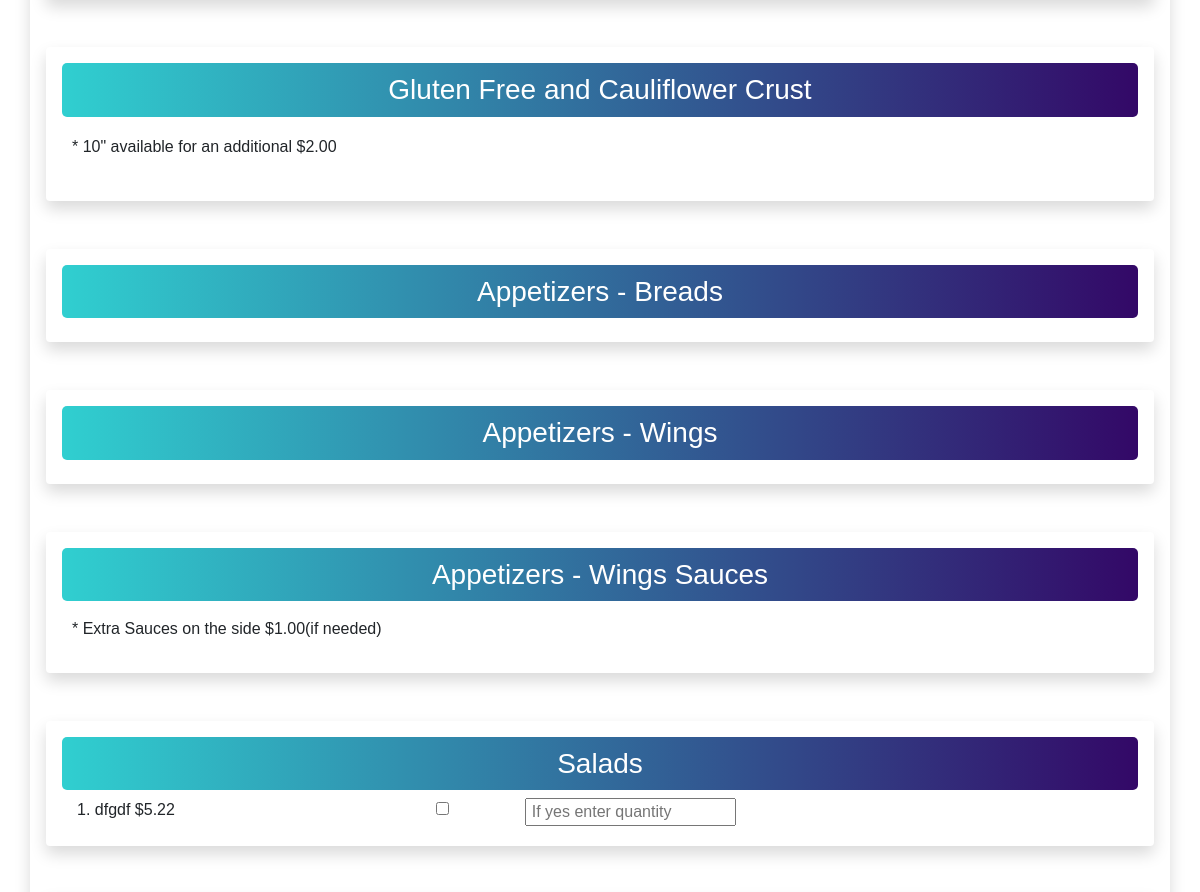
The app's page / (middle part), older data.
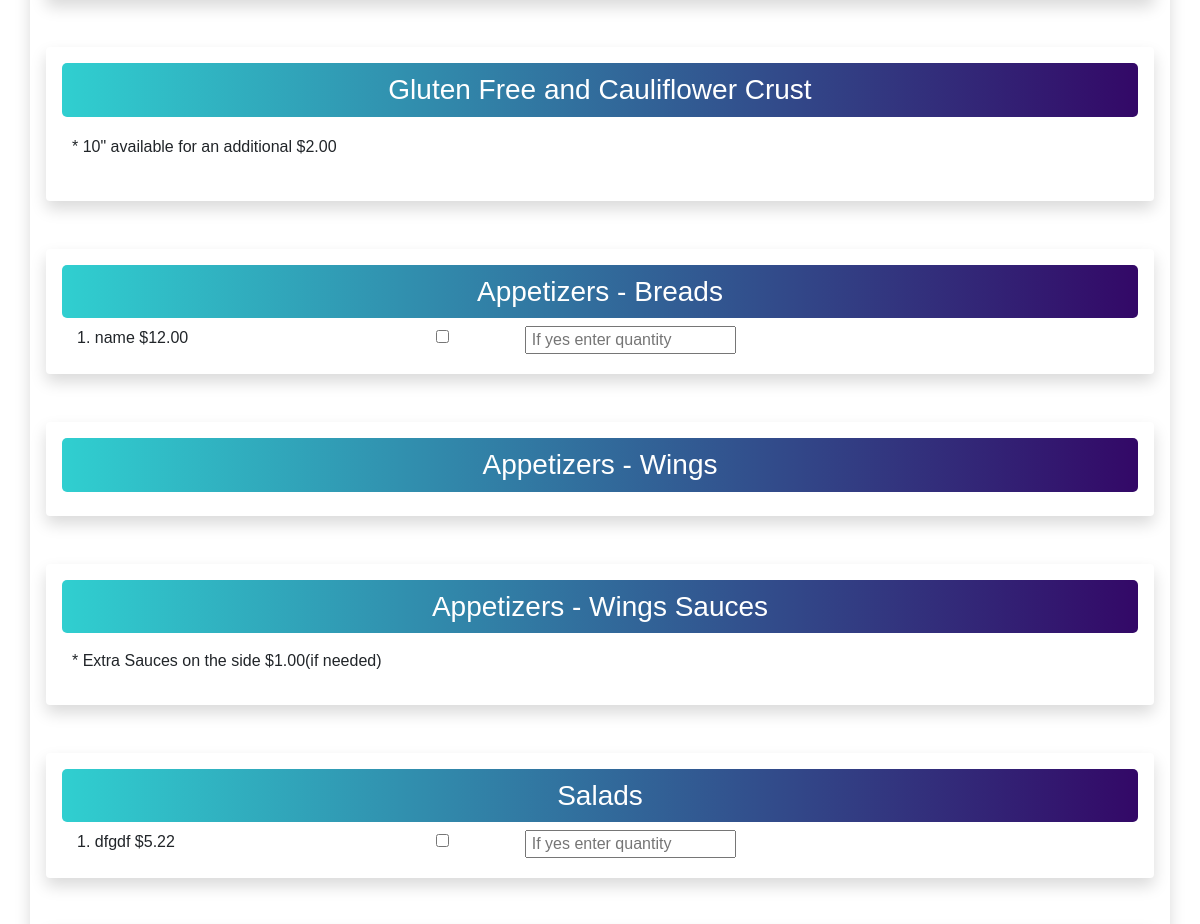
The same page, newer data.
### pizza/models.py (models this page shows)
class Salad(models.Model):
    name = models.CharField(max_length=255)
    price = models.DecimalField(max_digits=10, decimal_places=2)

class Bread(models.Model):
    name = models.CharField(max_length=255)
    price = models.DecimalField(max_digits=10, decimal_places=2)

### pizza/views.py (the view, shortened to what this page needs)
# urls.py: path('', views.home, name='home'),
def home(request):
    dessert_ins = Dessert.objects.all().order_by('id')
    salad_dressing_ins = SaladDressing.objects.all().order_by('id')
    salad_ins = Salad.objects.all().order_by('id')
    wing_sauce_ins = WingSauce.objects.all().order_by('id')
    wing_ins = Wing.objects.all().order_by('id')
    bread_ins = Bread.objects.all().order_by('id')
    gluten_cauliflower_ins = GlutenCauliflower.objects.all().order_by('id')
    pizza_ins = Pizza.objects.all().order_by('id')
    context = {
        'desserts': dessert_ins,
        'salad_dressings': salad_dressing_ins,
        'salads': salad_ins,
        'wing_sauces': wing_sauce_ins,
        'wings': wing_ins,
        'breads': bread_ins,
        'gluten_cauliflowers': gluten_cauliflower_ins,
        'pizzas': pizza_ins,
    }
    return render(request, 'index.html', context)

### templates/index.html (shortened to what this page needs)
{% load static i18n %}
<!DOCTYPE html>
<html lang="en">
<head>
    <link rel="stylesheet" href="{% static 'style.css' %}">
    <link rel="stylesheet" href="https://stackpath.bootstrapcdn.com/bootstrap/4.5.0/css/bootstrap.min.css"
>
</head>
<body>
<div class="container">
    <br><br>
    <div class="row">
        <form class="shadow p-3 mb-5 bg-white rounded" method="post"
              action="{% url 'pizza:home' %}">{% csrf_token %}
            <section class="shadow p-3 mb-5 bg-white rounded">
                <h3 class="text-center">Gluten Free and Cauliflower Crust </h3>
                <p> * 10" available for an additional $2.00</p>
            </section>
            <section class="shadow p-3 mb-5 bg-white rounded">
                <h3 class="text-center">Appetizers - Breads</h3>
                {% for bread in breads %}
                    <div class="row">
                        <div class="col-12">
                            <div class="col-4 float-left">
                                <label class="radio-inline">
                                    {{ forloop.counter }}. {{ bread.name }} ${{ bread.price }}
                                </label>
                            </div>
                            <div class="col-1 float-left"><input type="checkbox" name="bread" value="{{ bread.id }}">
                            </div>
                            <div class="col-7 float-left">
                                <input type="number" name="bread_qty_{{ bread.id }}"
                                       placeholder=" If yes enter quantity" min="1">
                            </div>
                        </div>
                    </div>
                {% endfor %}
            </section>
            <section class="shadow p-3 mb-5 bg-white rounded">
                <h3 class="text-center">Appetizers - Wings</h3>
            </section>
            <section class="shadow p-3 mb-5 bg-white rounded">
                <h3 class="text-center"> Appetizers - Wings Sauces</h3>
                <h6> * Extra Sauces on the side $1.00(if needed)</h6>
            </section>
            <section class="shadow p-3 mb-5 bg-white rounded">
                <h3 class="text-center">Salads</h3>
                {% for salad in salads %}
                    <div class="row">
                        <div class="col-12">
                            <div class="col-4 float-left">
                                <label class="radio-inline">
                                    {{ forloop.counter }}. {{ salad.name }} ${{ salad.price }}
                                </label>
                            </div>
                            <div class="col-1 float-left"><input type="checkbox" name="salad" value="{{ salad.id }}">
                            </div>
                            <div class="col-7 float-left">
                                <input type="number" name="salad_qty_{{ salad.id }}"
                                       placeholder=" If yes enter quantity" min="1">
                            </div>
                        </div>
                    </div>
                {% endfor %}
            </section>
        </form>
    </div>
</div>
</body>
</html>

### static/style.css (style rules this page uses)
* { margin: 0; padding: 0; font-family: sans-serif; }
h3 { background: linear-gradient(to right, #30CFD0 0%, #330867 100%); color: white; padding: 10px; border-radius: 5px; }
p, h1, h2, h4,h5,h6 { padding: 10px; }

Row changes from the older to the newer data that the page shows:
added Bread: name "name", price "12.00"
